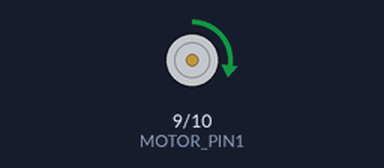
A sketch run on a simulated Arduino Uno, built with avr-gcc and run on an emulated ATmega328P. On the bench: motor-driver pin pairs drawn as motors (green arrow = first pin HIGH = forward, orange = second pin HIGH = backward, longer = more drive, scaled by the enable pin).

Above: at 0.5 s.
At 1.5 s:
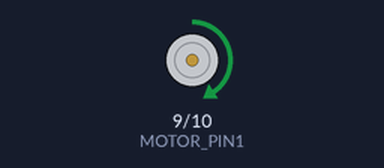
At 5.5 s:
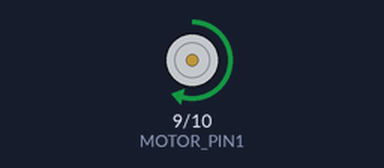
Timing chart, 0 to 6.9 s (numbered marks = the images above):
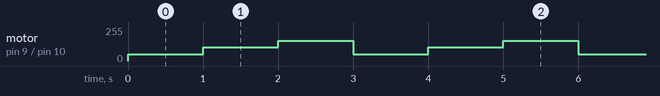

The sketch:

dc_motor.ino
```cpp
#define MOTOR_PIN1 9 // set digital pin ID
#define MOTOR_PIN2 10
#define ENABLE_PIN 2

void setup() {
  pinMode(ENABLE_PIN, OUTPUT);
  digitalWrite(ENABLE_PIN, HIGH);

  analogWrite(MOTOR_PIN2, 0);
}

float voltage;
void loop() {
  // 1.0 V = duty 20% = 51
  voltage = 1.0;
  analogWrite(MOTOR_PIN1, voltage*51);
  delay(1000);

  // 2.0 V = duty 40% = 102
  voltage = 2.0;
  analogWrite(MOTOR_PIN1, voltage*51);
  delay(1000);

  // 3.0 V = duty 60% = 153
  voltage = 3.0;
  analogWrite(MOTOR_PIN1, voltage*51);
  delay(1000);
}
```

Measured:
- by itself, motor on pin 9 (MOTOR_PIN1) / pin 10 (MOTOR_PIN2): repeats every 3.0 s: forward 102/255 1.0 s, forward 153/255 1.0 s, forward 51/255 1.0 s
